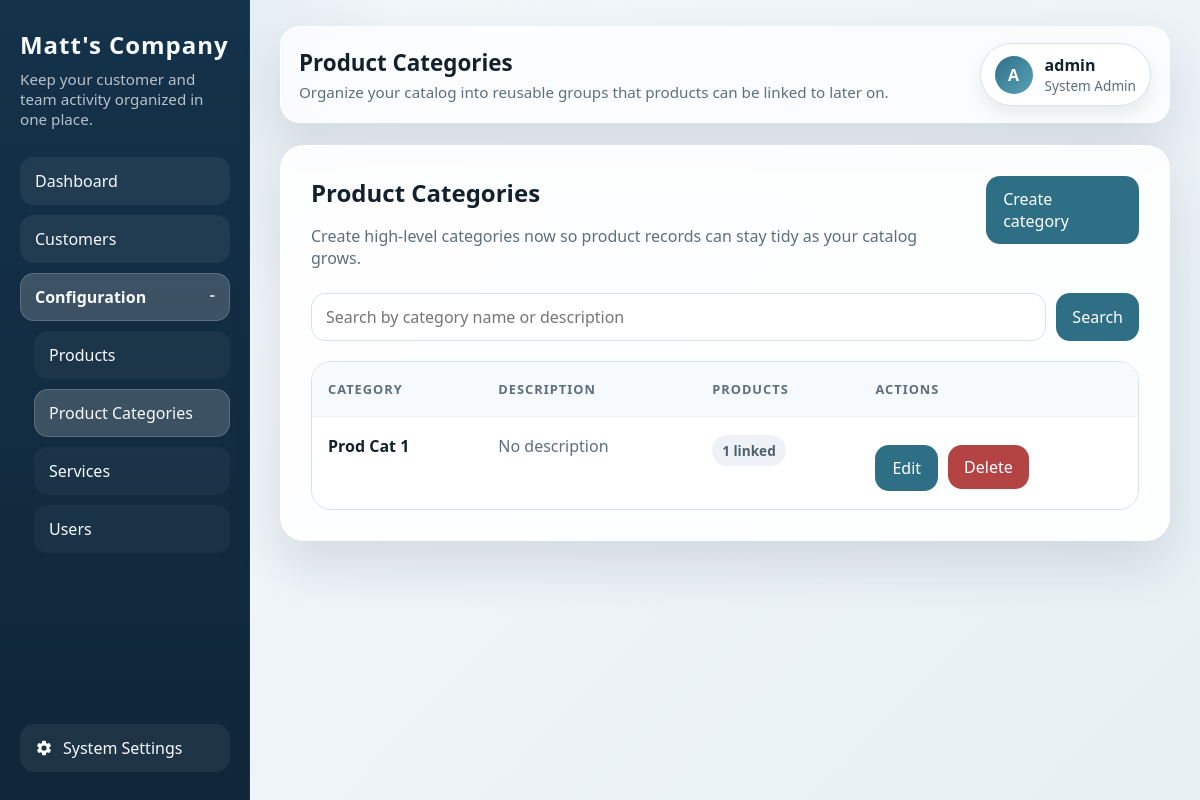
Before: /product-categories/ (signed in) with the older database file.
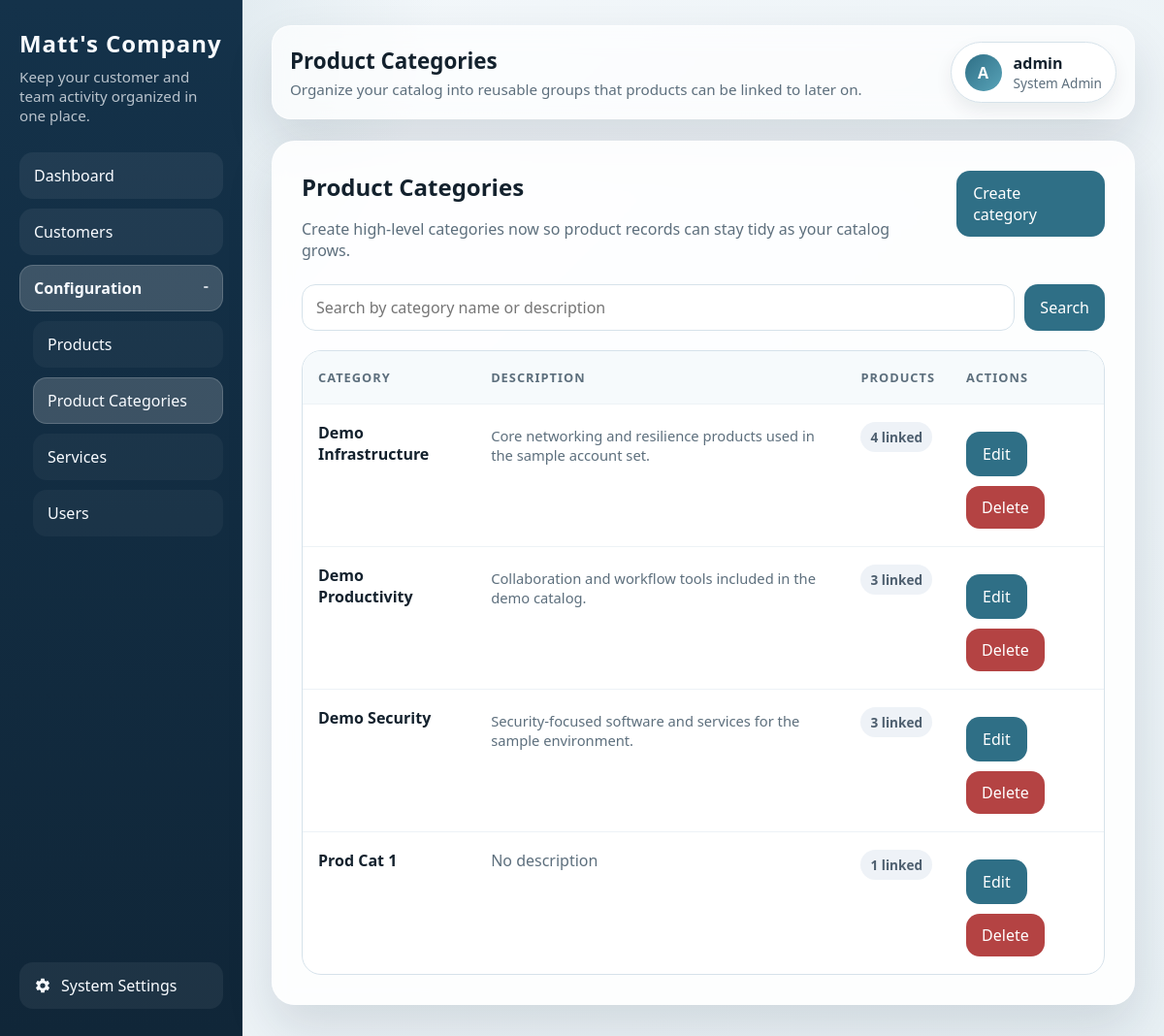
After: the same page with the newer database file.
### crm/models/catalog.py (models this page shows, shortened)
class ProductCategory(models.Model):
    name = models.CharField(max_length=120)
    description = models.TextField(blank=True)
    created_at = models.DateTimeField(auto_now_add=True)
    updated_at = models.DateTimeField(auto_now=True)
    class Meta:
        ordering = ("name", "id")
        verbose_name = "product category"
        verbose_name_plural = "product categories"

### crm/views/catalog.py (the view)
# urls.py: path("product-categories/", product_categories, name="product_categories"),
@login_required
def product_categories(request):
    if not has_permission(request.user, "crm.view_productcategory"):
        return HttpResponseForbidden("Only admin users can manage configuration.")
    search_query = request.GET.get("q", "").strip()
    existing_categories = ProductCategory.objects.annotate(product_count=Count("products"))
    if search_query:
        existing_categories = existing_categories.filter(
            Q(name__icontains=search_query)
            | Q(description__icontains=search_query)
        )
    existing_categories = existing_categories.order_by(Lower("name"), "id")
    return render(
        request,
        "crm/product_categories.html",
        {
            "existing_categories": existing_categories,
            "search_query": search_query,
        },
    )

### crm/authz/access.py (called while the page is built)
def can_manage_configuration(user):
    return get_access_level(user) in {ACCESS_LEVEL_ADMIN, ACCESS_LEVEL_SYSTEM_ADMIN}

def get_access_level(user):
    if not getattr(user, "is_authenticated", False):
        return ACCESS_LEVEL_USER
    if user.is_superuser or user.is_staff or user.groups.filter(name=SYSTEM_ADMIN_GROUP).exists():
        return ACCESS_LEVEL_SYSTEM_ADMIN
    if user.groups.filter(name=CRM_ADMIN_GROUP).exists():
        return ACCESS_LEVEL_ADMIN
    return ACCESS_LEVEL_USER

def get_access_level_label(user):
    access_level = get_access_level(user)
    if access_level == ACCESS_LEVEL_SYSTEM_ADMIN:
        return "System Admin"
    if access_level == ACCESS_LEVEL_ADMIN:
        return "Admin"
    return "User"

### crm/context_processors.py (called while the page is built)
def system_settings(request):
    settings = SystemSettings.get_solo()
    return {
        "system_settings": settings,
        "company_name": settings.company_name,
        "default_currency": settings.default_currency,
        "can_manage_configuration": can_manage_configuration(request.user),
        "user_access_level": get_access_level_label(request.user),
    }

### crm/views/common.py (called while the page is built)
def has_permission(user, permission):
    return user.is_superuser or user.has_perm(permission)

### crm/templates/crm/product_categories.html (shortened to what this page needs)
{% extends "crm/base.html" %}
{% block page_title %}Product Categories{% endblock %}
{% block page_copy %}Organize your catalog into reusable groups that products can be linked to later on.{% endblock %}
{% block content %}
    <div class="toolbar">
        <div>
            <h2>Product Categories</h2>
            <p class="meta page-intro">Create high-level categories now so product records can stay tidy as your catalog grows.</p>
        </div>
        <a class="button-link" href="{% url 'create_product_category' %}">Create category</a>
    </div>
    <div class="search-toolbar">
        <form method="get" class="search-form">
            <input
                class="search-input"
                type="search"
                name="q"
                value="{{ search_query }}"
                placeholder="Search by category name or description"
            >
            <button class="button" type="submit">Search</button>
        </form>
    </div>
    <div class="data-table-shell">
        {% if existing_categories %}
            <table class="data-table">
                <thead>
                    <tr>
                        <th>Category</th>
                        <th>Description</th>
                        <th>Products</th>
                        <th>Actions</th>
                    </tr>
                </thead>
                <tbody>
                    {% for category in existing_categories %}
                        <tr>
                            <td>
                                <div class="user-name">{{ category.name }}</div>
                            </td>
                            <td>
                                {% if category.description %}
                                    <div class="user-email">{{ category.description|truncatechars:120 }}</div>
                                {% else %}
                                    <span class="meta">No description</span>
                                {% endif %}
                            </td>
                            <td>
                                <span class="role-badge standard">{{ category.product_count }} linked</span>
                            </td>
                            <td>
                                <div class="button-row">
                                    <a class="button-link" href="{% url 'edit_product_category' category.id %}">Edit</a>
                                    <form method="post" action="{% url 'delete_product_category' category.id %}">
                                        <button class="button danger" type="submit">Delete</button>
                                    </form>
                                </div>
                            </td>
                        </tr>
                    {% endfor %}
                </tbody>
            </table>
        {% else %}
            <div class="empty-state">
                <h3>No categories yet</h3>
                <p>Create a product category to start organizing your catalog.</p>
            </div>
        {% endif %}
    </div>
{% endblock %}

Changed rows visible on the page:
added ProductCategory: name "Demo Infrastructure", description "Core networking and resilience products used in the sample account set.", product_count "4"
added ProductCategory: name "Demo Productivity", description "Collaboration and workflow tools included in the demo catalog.", product_count "3"
added ProductCategory: name "Demo Security", description "Security-focused software and services for the sample environment.", product_count "3"
